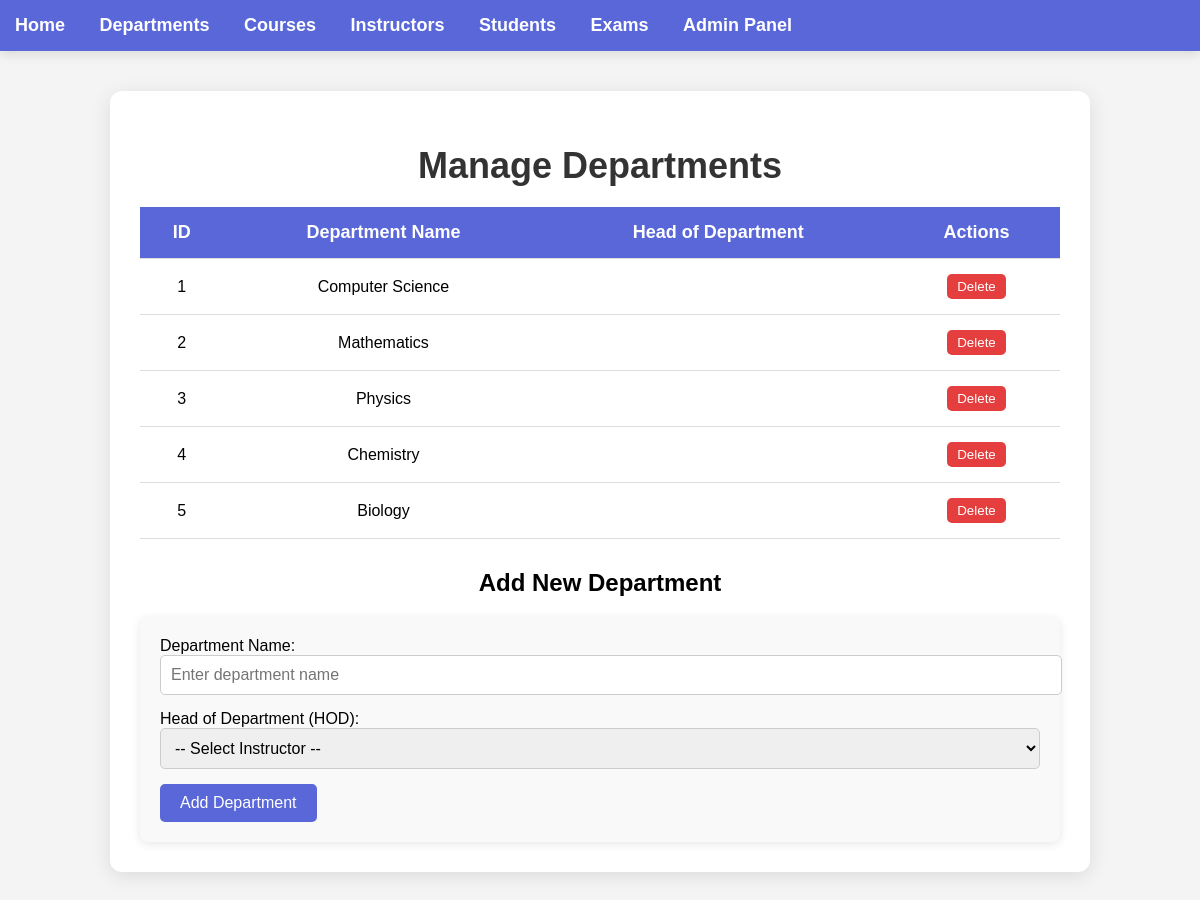
/admin/manage/departments, run on an earlier commit of the app's database.
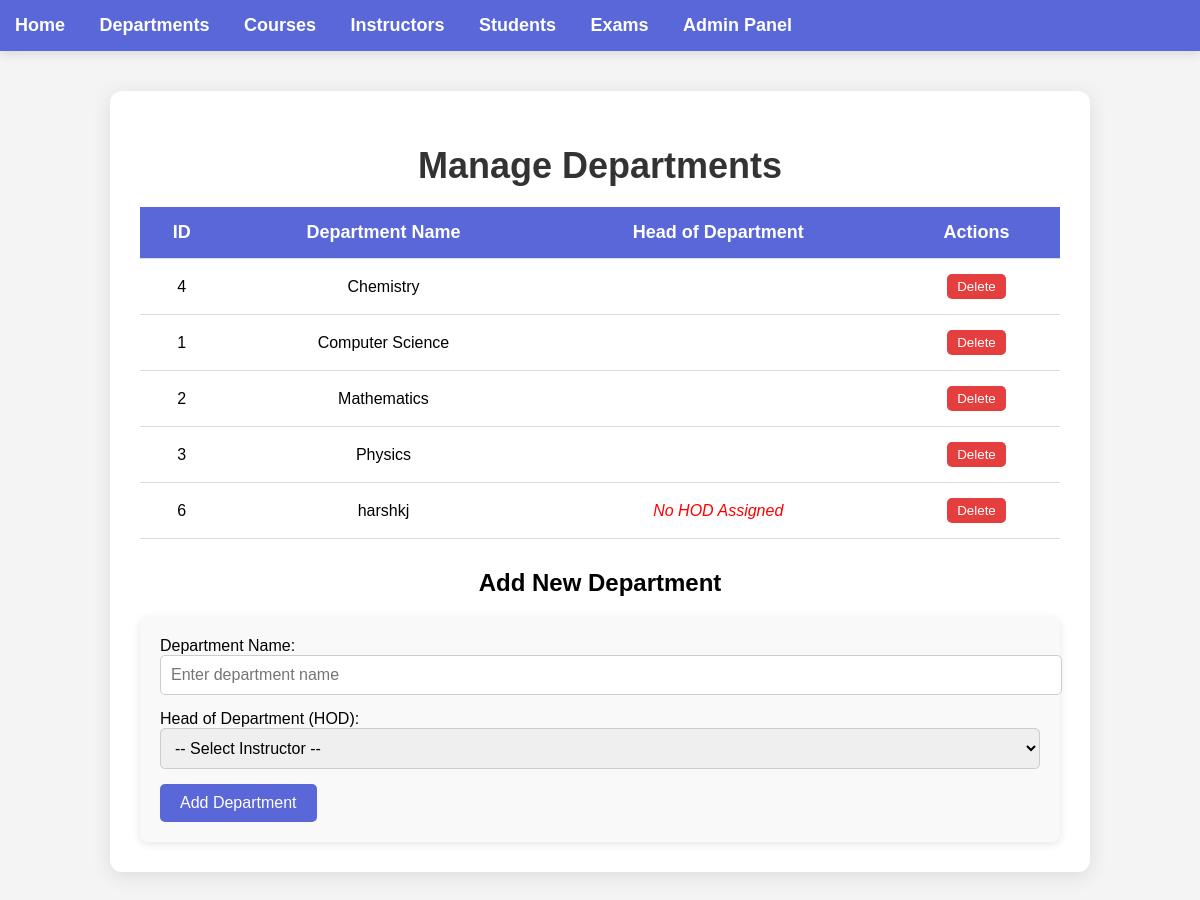
And on a later commit of the database.
### model.py (models this page shows)
class Department(db.Model):
    __tablename__ = 'department'
    id = db.Column(db.Integer, primary_key=True)
    name = db.Column(db.String(100), nullable=False, unique=True)
    courses = db.relationship('Course', backref='department', lazy=True, cascade='all, delete-orphan')
    hod = db.relationship('HOD', uselist=False, back_populates='department', cascade='all, delete-orphan')

### app.py (the view, shortened to what this page needs)
@app.route('/admin/manage/departments', methods=['GET', 'POST'])
def admin_manage_departments():
    departments = Department.query.all()
    instructors = Instructor.query.all()
    return render_template('manage_departments.html', departments=departments, instructors=instructors)

### templates/manage_departments.html (shortened to what this page needs)
{% extends 'layout.html' %}
{% block content %}
<!DOCTYPE html>
<html lang="en">
<head>
</head>
<body>
    <div class="container">
        <h1>Manage Departments</h1>
        <table class="department-table">
            <thead>
                <tr>
                    <th>ID</th>
                    <th>Department Name</th>
                    <th>Head of Department</th>
                    <th>Actions</th>
                </tr>
            </thead>
            <tbody>
                {% for department in departments %}
                <tr>
                    <td>{{ department.id }}</td>
                    <td>{{ department.name }}</td>
                    <td>
                        {% if department.hod %}
                            {{ department.hod.name }}
                        {% else %}
                            <span class="no-hod">No HOD Assigned</span>
                        {% endif %}
                    </td>
                    <td>
                        <form action="{{ url_for('delete_department', id=department.id) }}" method="POST" style="display:inline;">
                            <button type="submit" class="delete-btn">Delete</button>
                        </form>
                    </td>
                </tr>
                {% endfor %}
            </tbody>
        </table>
        <div class="form-section">
            <h2>Add New Department</h2>
            <form action="{{ url_for('add_department') }}" method="POST">
                <label for="name">Department Name:</label>
                <input type="text" id="name" name="name" placeholder="Enter department name" required>
                <label for="head_id">Head of Department (HOD):</label>
                <select id="head_id" name="head_id">
                    <option value="">-- Select Instructor --</option>
                </select>
                <button type="submit">Add Department</button>
            </form>
        </div>
    </div>
</body>
</html>
{% endblock %}

What changed in the data, as far as the page shows it:
removed Department: id "5", name "Biology"
shown differently, row unchanged: Department "Chemistry": moves up the list
added Department: id "6", name "harshkj", shows "No HOD Assigned"
